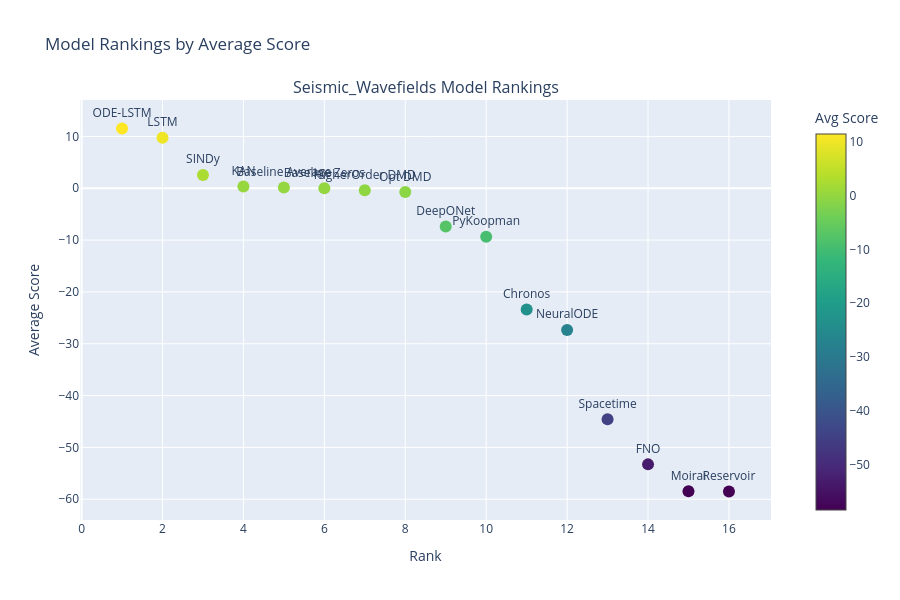

Notebook code for this chart:
### Markdown cell above
# Rankings

### Code cell
# Create model rankings
create_model_rankings(data, globals=(GLOBAL_MODEL_COLORS, GLOBAL_MODEL_MARKERS, GLOBAL_MODEL_PATTERNS, NEURIPS_DPI))

### Figure 1 — Plotly figure (JSON) as saved in the notebook; plotly's stock layout.template omitted (floating-point values rounded to 4 significant figures)
{"data": [{"marker": {"color": [11.53, 9.752, 2.574, 0.351, 0.1557, 0.0, -0.3802, -0.7364, -7.37, -9.35, -23.38, -27.33, -44.56, -53.27, -58.44, -58.5], "colorbar": {"title": {"text": "Avg Score"}, "x": 1.05}, "colorscale": [[0, "#440154"], [0.1111, "#482878"], [0.2222, "#3e4989"], [0.3333, "#31688e"], [0.4444, "#26828e"], [0.5556, "#1f9e89"], [0.6667, "#35b779"], [0.7778, "#6ece58"], [0.8889, "#b5de2b"], [1, "#fde725"]], "showscale": true, "size": 12}, "mode": "markers+text", "name": "Seismic_Wavefields Models", "text": ["ODE-LSTM", "LSTM", "SINDy", "KAN", "Baseline Average", "Baseline Zeros", "HigherOrder DMD", "Opt DMD", "DeepONet", "PyKoopman", "Chronos", "NeuralODE", "Spacetime", "FNO", "Moirai", "Reservoir"], "textposition": "top center", "type": "scatter", "x": [1, 2, 3, 4, 5, 6, 7, 8, 9, 10, 11, 12, 13, 14, 15, 16], "xaxis": "x", "y": [11.53, 9.752, 2.574, 0.351, 0.1557, 0.0, -0.3802, -0.7364, -7.37, -9.35, -23.38, -27.33, -44.56, -53.27, -58.44, -58.5], "yaxis": "y"}], "layout": {"annotations": [{"font": {"size": 16}, "showarrow": false, "text": "Seismic_Wavefields Model Rankings", "x": 0.5, "xanchor": "center", "xref": "paper", "y": 1, "yanchor": "bottom", "yref": "paper"}], "height": 600, "showlegend": false, "title": {"text": "Model Rankings by Average Score"}, "xaxis": {"anchor": "y", "domain": [0, 1], "title": {"text": "Rank"}}, "yaxis": {"anchor": "x", "domain": [0, 1], "title": {"text": "Average Score"}}}}
